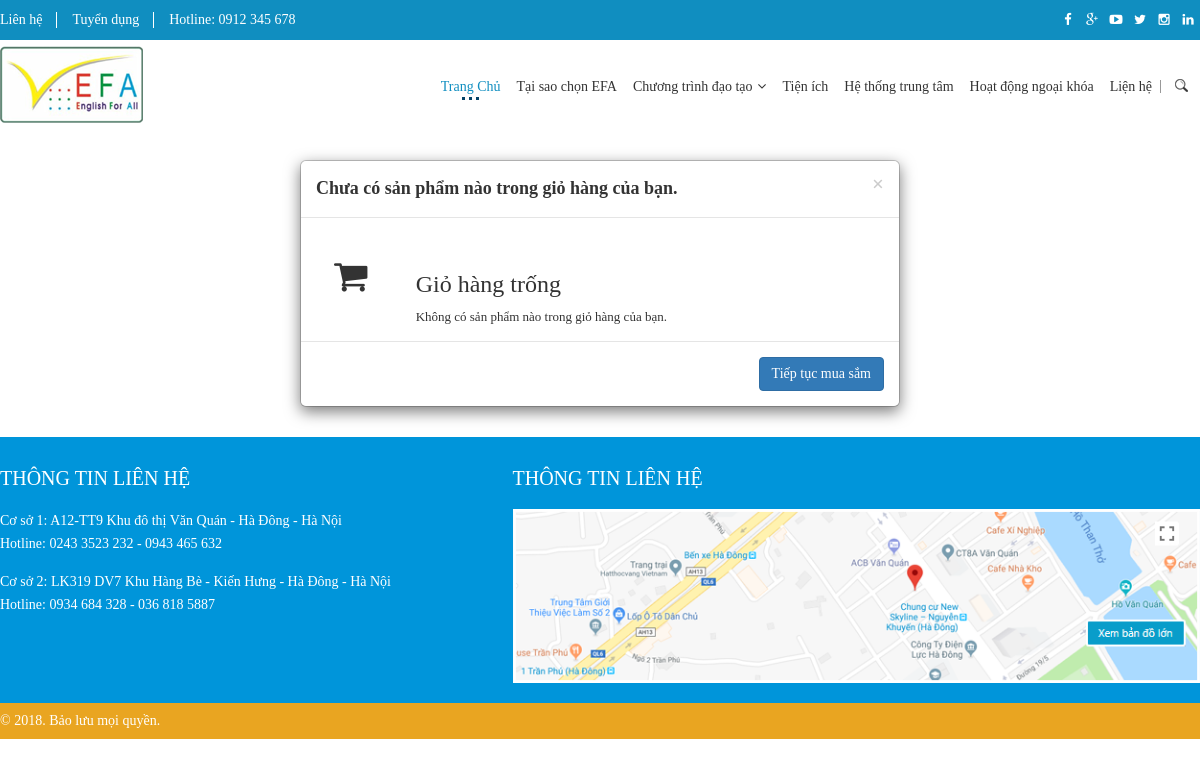
The page /cart/cartEmpty on the database its author committed.
### tables this page shows
CREATE TABLE `site_option` (
  `id` int(11) NOT NULL,
  `coppy_right` varchar(200) DEFAULT NULL,
  `site_name` varchar(200) DEFAULT NULL,
  `slogan` varchar(200) DEFAULT NULL,
  `link_instagram` varchar(200) DEFAULT NULL,
  `site_logo` varchar(200) DEFAULT NULL,
  `site_title` varchar(255) DEFAULT NULL,
  `site_title_en` varchar(255) DEFAULT NULL,
  `site_keyword` varchar(255) DEFAULT NULL,
  `site_keyword_en` varchar(255) DEFAULT NULL,
  `site_description` varchar(255) DEFAULT NULL,
  `link_sky` varchar(255) DEFAULT NULL,
  `link_printer` varchar(100) DEFAULT NULL,
  `link_linkedin` varchar(200) DEFAULT NULL,
  `site_email` varchar(100) DEFAULT NULL,
  `site_fanpage` varchar(255) DEFAULT NULL,
  `site_video` varchar(100) DEFAULT NULL,
  `WM_text` varchar(200) DEFAULT NULL,
  `WM_color` varchar(30) DEFAULT NULL,
  `WM_size` int(10) DEFAULT NULL,
  `hotline1` varchar(100) DEFAULT NULL,
  `hotline2` varchar(100) DEFAULT NULL,
  `hotline3` varchar(100) DEFAULT NULL,
  `address` text,
  `link_tt` varchar(100) DEFAULT NULL,
  `favicon` varchar(200) DEFAULT NULL,
  `company_name` varchar(200) DEFAULT NULL,
  `shipping` text,
  `site_promo` text,
  `thanhtoan_tienmat` text,
  `thanhtoan_chuyenkhoan` text,
  `hdfMap` varchar(255) DEFAULT NULL,
  `map_title` varchar(255) DEFAULT NULL,
  `map_adrdress` varchar(255) DEFAULT NULL,
  `map_phone` varchar(255) DEFAULT NULL,
  `dia_chi_timkiem` varchar(255) DEFAULT NULL,
  `lang` char(10) DEFAULT '1',
  `link_gg` varchar(150) DEFAULT NULL,
  `link_youtube` varchar(200) DEFAULT NULL,
  `link_fb` varchar(200) DEFAULT NULL,
  `timeopen` varchar(100) DEFAULT NULL,
  `chat` text,
  `site_logo_footer` varchar(255) DEFAULT NULL,
  `map_iframe` text NOT NULL,
  `input_text_1` varchar(255) DEFAULT NULL,
  `domain` varchar(255) NOT NULL,
  `map_footer` text NOT NULL,
  `config_pro` text NOT NULL,
  `config_pro_content` text NOT NULL,
  `active` tinyint(3) UNSIGNED DEFAULT '1',
  `future` varchar(255) DEFAULT NULL,
  `hanoi` int(11) NOT NULL,
  `tinhle` int(11) NOT NULL
);

CREATE TABLE `menu` (
  `id` int(11) NOT NULL,
  `name` varchar(255) DEFAULT NULL,
  `url` varchar(250) DEFAULT NULL,
  `image` varchar(100) DEFAULT NULL,
  `alias` varchar(250) DEFAULT NULL,
  `position` varchar(20) DEFAULT NULL,
  `target` varchar(20) DEFAULT NULL,
  `seturl` tinyint(2) DEFAULT NULL,
  `parent_id` int(11) DEFAULT NULL,
  `description` text,
  `module` varchar(100) DEFAULT NULL,
  `cat_id` int(11) DEFAULT NULL,
  `sort` int(11) DEFAULT NULL,
  `home` tinyint(1) DEFAULT '0',
  `lang` char(10) DEFAULT '1',
  `view_type` char(10) DEFAULT NULL,
  `style` int(1) DEFAULT NULL,
  `level` int(1) DEFAULT NULL
);

### application/widgets/blkmenu_top/controller.php (called while the page is built)
<?php if ( ! defined('BASEPATH')) exit('No direct script access allowed');
class Blkmenu_top_widget extends MY_Widget
{
    function index(){
		$this->load->model('f_homemodel');
		$data['menu_root'] = $this->f_homemodel->get_data('menu',
            array(
                'position'=>'main',
                'parent_id'=>0
            ), array('sort'=>''));
        foreach ($data['menu_root'] as $key => $cat) {
            $data['menu_root'][$key]->menu_sub =  $this->system_model->get_data('menu',array( 'position'=>'main',
                    'parent_id ='=>$cat->id,
                    'lang' => $this->language),
                array('sort'=>''));
        }
			 $data['menu_sub'] = $this->f_homemodel->get_data('menu',array( 'position'=>'main','parent_id !='=>0,'lang' => $this->language),
                array('sort'=>'')
            );
				 $data['menu_sub_parent'] = $this->f_homemodel->get_data('menu',array(
				 'position'=>'main',
				 'parent_id !='=>0,
				 'lang' => $this->language),
					array('sort'=>'')
				);
        $data['cate_all']=$this->f_homemodel->get_data('product_category',array(
            'lang' => $this->language,
            'parent_id'=>0
        ));
		$this->load->view('view',$data);
    }
}

### application/core/MY_Loader.php (called while the page is built, shortened)
<?php if (!defined('BASEPATH')) exit('No direct script access allowed');
require 'MY_Widget.php';
class MY_Loader extends CI_Loader
{
    public function widget($widget_directory, $agrs = array())
    {
        $MD = new $class_name;
        call_user_func_array(array($MD, 'index'), $agrs);
        $content = ob_get_contents();
        return $content;
    }
}
?>

### application/core/MY_Controller.php (called while the page is built, shortened)
<?php if (!defined('BASEPATH')) exit('No direct script access allowed');
    class MY_Controller extends CI_Controller
    {
        function __construct()
        {
            $this->load->model('system_model');
			$this->load->model('visitormodel', 'vm');
            $this->load->helper('language');
			$this->load->helper('url');
            $weblang=array('vi'=>'vietnamese','en'=>'english', 'ja'=>'japanese', 'ko'=>'korea');
            if($this->session->userdata('lang')&&$this->session->userdata('lang')!=null){
                $lang=$weblang[$this->session->userdata('lang')];
                $this->lang->load($this->session->userdata('lang'), $lang);
            }else{
                $this->session->set_userdata('lang','vi');
                $lang=$weblang[$this->session->userdata('lang')];
                $this->lang->load($this->session->userdata('lang'), $lang);
            }
			$this->language = $this->session->userdata('lang');
			$this->lang->load('upload',$lang);
			$this->lang->load('customer',$lang);
            $this->option = $this->system_model->getFirstRowWhere('site_option',array(
                'lang' => $this->language
            ));
            $count = 0;
            $this->count_cart= $count;
        }
        public function LoadHeader($view,$seo=array(),$show_slider=false)
        {
            $data  = array();
            $data['count'] = $this->count_cart;
            $data['blkmenu_top']=$this->load->widget('blkmenu_top');
            $data['blksearch']=$this->load->widget('blksearch');
            if($show_slider==true){
                $data['slide'] = $this->load->widget('slide');
            }else{
                $data['slide']='';
            }
            $data['seo']=$seo;
            if($view == null)
            {
                $this->load->view('common/header', $data);
            }
            else{
                $this->load->view($view,$data);
            }
        }
        public function LoadFooter($view = null)
        {
            $this->load->helper('webcounter_helper');
            $data = array();
            $data['blkmenu_bottom']=$this->load->widget('blkmenu_bottom');
            if($view == null)
            {
                $this->load->view('common/footer', $data);
            }
            else{
                $this->load->view($view,$data);
            }
        }
    }

### application/controllers/Cart.php (called while the page is built, shortened)
<?php if (!defined('BASEPATH')) exit('No direct script access allowed');
class Cart extends MY_Controller
{
    function __construct()
    {
        parent::__construct();
    }
   public function cartEmpty(){
        $seo = array(
            'title' => 'Cart info'
        );
        $this->LoadHeader(null,$seo,false);
    }
}

### index.php (called while the page is built, shortened)
<?php
require_once BASEPATH.'core/CodeIgniter.php';

### application/core/MY_Widget.php (called while the page is built, shortened)
<?php  if ( ! defined('BASEPATH')) exit('No direct script access allowed');
class MY_Widget
{
    function __get($key)
    {
        $CI =& get_instance();
        return $CI->$key;
    }
}
?>

### application/core/MY_Model.php (called while the page is built, shortened)
<?php (defined('BASEPATH')) OR exit('No direct script access allowed');
class MY_Model extends CI_Model
{
    public function getField($table, $field,$where=null)
    {
        $this->db->select($field);
        if($where!=null){
            $this->db->where($where);
        }
        $q = $this->db->get($table);
        return $q->first_row();
    }
    public function getFirstRowWhere($table,$where=array())
    {
        if ($table && is_array($where)) {
            $this->db->where($where);
        } else {
            return false;
        }
		$this->db->order_by('id','desc');
        $q = $this->db->get($table);
        return $q->first_row();
    }
    public function get_data($tablename,$where=array(),$order=array(),$getfirst=false,$limit=0,$offset=0){
        $this->db->from($tablename);
        if(is_array($where)&&!empty($where)){
            $this->db->where($where);
        }
        if(!empty($order)&&is_array($order)){
            foreach ($order as $field => $val){
               $this->db->order_by($field,$val);
            }
        }
        if ($getfirst===true){
            return $this->db->get()->first_row();
        }else{
            return $this->db->get()->result();
        }
    }
}
?>

### application/widgets/blkmenu_top/view.php (the view, shortened to what this page needs)
<nav class="nav is-fixed" role="navigation">
    <div class="wrapper wrapper-flush">
        <div class="nav-container">
            <ul class="nav-menu menu clearfix">
                <li class="menu-item is-active"><a href="" class="menu-link">Trang Chủ</a></li>
                <?php if(count($menu_root)) : ?>
                    <?php foreach ($menu_root as $key_r => $mr) : ?>
                        <li class="menu-item <?php if(!empty($mr->menu_sub)): ?> has-dropdown<?php endif;?>"">
                        <a href="<?=base_url($mr->url);?>" class="menu-link" title="<?=@$mr->name;?>"><?=@$mr->name;?></a>
                        </li>
                    <?php endforeach;?>
                <?php endif;?>
            </ul>
        </div>
    </div>
</nav>

### application/views/common/header.php (shortened to what this page needs)
<!DOCTYPE html>
<html lang="en">
<head>
    <link href="<?=site_url()?>assets/css/front_end/bootstrap.min.css" rel="stylesheet"/>
    <link href="<?=site_url()?>assets/css/front_end/font-awesome.css" rel="stylesheet"/>
    <link href="<?=site_url()?>assets/css/front_end/owl.carousel.min.css"rel="stylesheet">
    <link href="<?=site_url()?>assets/css/front_end/owl.theme.default.min.css"rel="stylesheet">
    <link href="<?=site_url()?>assets/css/front_end/search.css"rel="stylesheet">
    <link href="<?=site_url()?>assets/css/front_end/menu-2.css" rel="stylesheet"/>
    <link href="<?=site_url()?>assets/css/front_end/animate.css" rel="stylesheet"/>
    <link href="<?=site_url()?>assets/css/front_end/style00.css" rel="stylesheet"/>
    <link href="<?=site_url()?>assets/css/front_end/setmedia.css" rel="stylesheet"/>
</head>
<body >
<header id="header">
    <section class="sc_head_top clearfix">
        <div class="container">
            <div class="row_pc">
                <div class="clearfix bd_head_top fadeInDown wow">
                    <ul class="pull-left list_ct_hd hidden-xs">
                        <li><a href="<?= base_url('lien-he')?>">Liên hệ</a></li>
                        <li><a href="">Tuyển dụng</a></li>
                        <li><a href="tel:<?= $this->option->hotline1?>">Hotline: <?= $this->option->hotline1?></a></li>
                    </ul>
                    <div class="pull-right hd_right">
                        <div class="list_link_hd">
                            <a href="" class="fa fa-facebook"></a>
                            <a href="" class="fa fa-google-plus"></a>
                            <a href="" class="fa fa-youtube-play"></a>
                            <a href="" class="fa fa-twitter"></a>
                            <a href="" class="fa fa-instagram"></a>
                            <a href="" class="fa fa-linkedin"></a>
                        </div>
                    </div>
                </div>
            </div>
        </div>
    </section>
    <section class="sc_head_bot sticky-header clearfix">
        <div class="container">
            <div class="row_pc">
                <div class="col-md-3 hidden-sm hidden-xs">
                    <div class="row">
                        <h1 class="logo_pc"><a href="<?= base_url()?>"><img src="<?= base_url($this->option->site_logo)?>" alt="<?= $this->option->site_name?>"></a></h1>
                    </div>
                </div>
                <div class="col-md-9 col-xs-12">
                    <div class="row">
                        <div class="group_menu_search clearfix">
                            <div id="sb-search" class="sb-search search_box">
                                <?= $blksearch?>
                            </div>
                            <div class="menu_main">
                                <?= $blkmenu_top?>
                            </div>
                        </div>
                    </div>
                </div>
            </div>
        </div>
    </section>
</header>

### rows shown on the page
site_option: hotline1 "0912 345 678", site_logo (picture)
menu: name "Tại sao chọn EFA"
menu: name "Chương trình đạo tạo"
menu: name "Tiện ích"
menu: name "Hệ thống trung tâm"
menu: name "Hoạt động ngoại khóa"
menu: name "Liện hệ"
